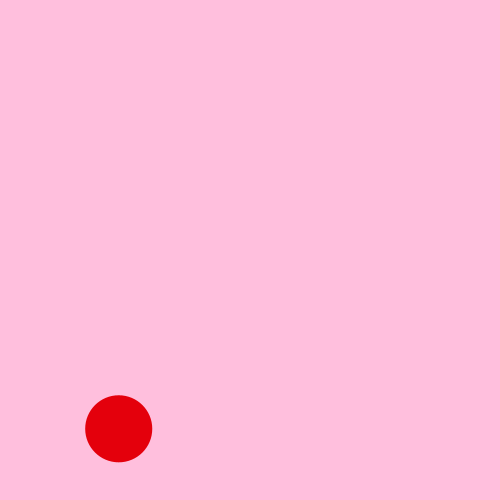
Frame 1 (no input)
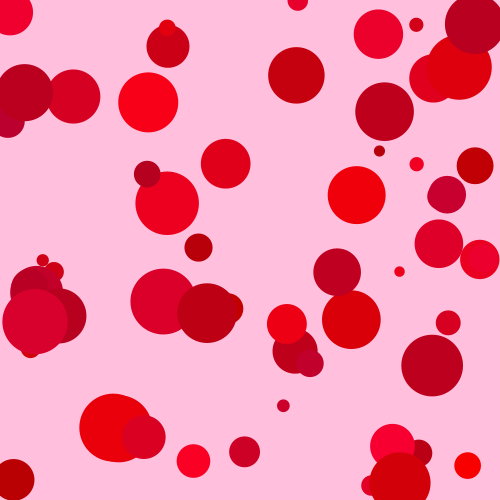
Frame 60 (the mouse pressed at the canvas centre just before this capture)
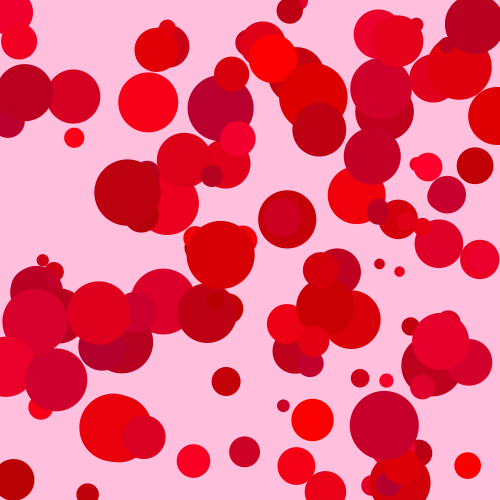
Frame 120 (the mouse held since frame 60 and released just before this capture)

The Processing sketch that drew these frames (run headless with seeded random() and noise(); from frame 60 on, the mouse is pressed at the canvas centre):

// Processing sketch: processing_68814
// ── processing_68814.pde

void setup(){
 size(500,500); 
 background(255,191,221);
 smooth();
 frameRate(10);
 
 }
 
 void draw(){
 noStroke();
 fill(random(180,255),0,random(0,50));
 float x = random(10,70);
 ellipse(random(0,width),random(0,height),x,x);
 }
